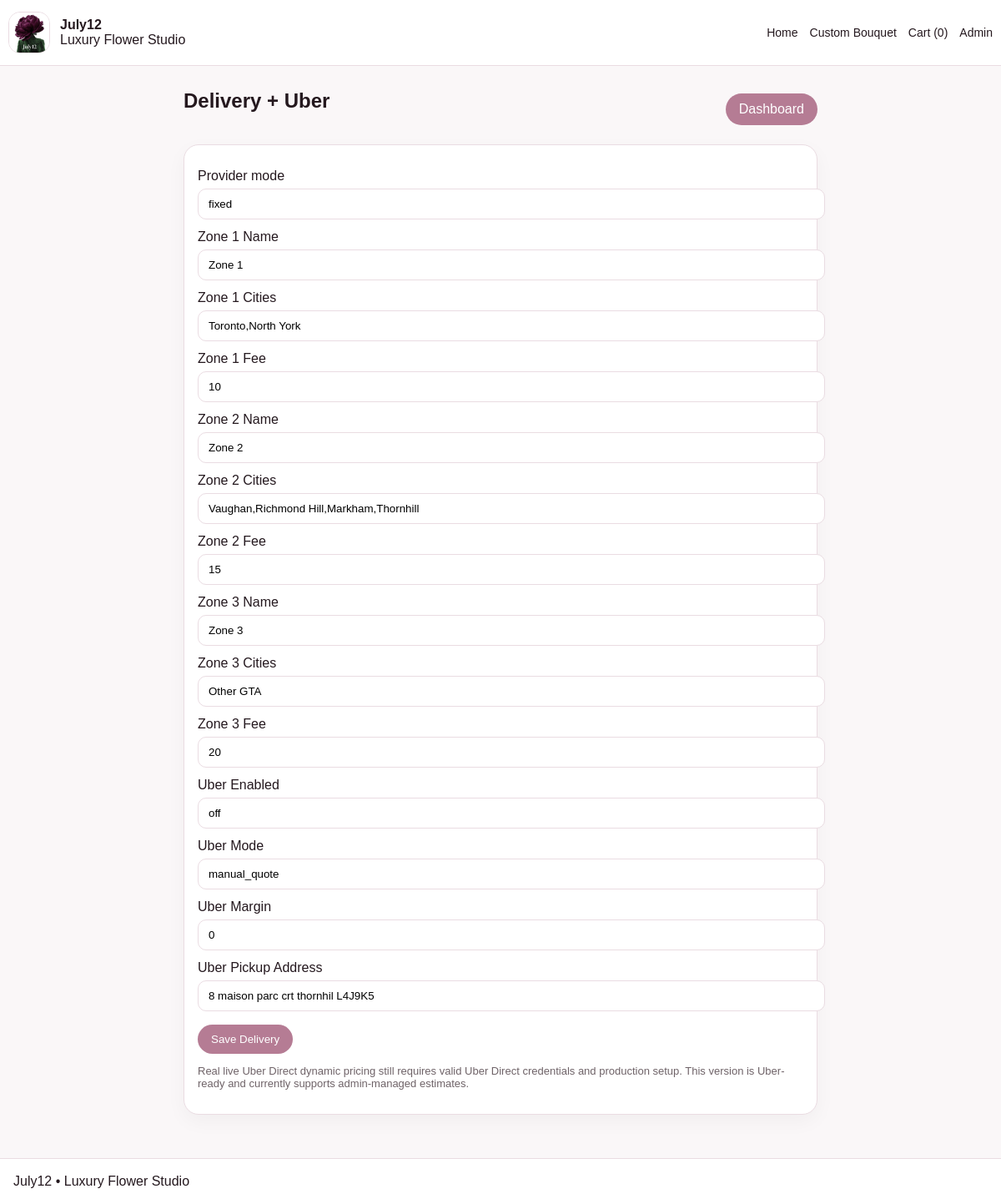
/admin/delivery (signed in), run on the app's committed database.
### tables this page shows
CREATE TABLE settings (
            key TEXT PRIMARY KEY,
            value TEXT
        );

### app.py (the view, shortened to what this page needs)
@app.route("/admin/delivery", methods=["GET", "POST"])
@admin_required
def admin_delivery():
    s = get_settings()
    return render_template("admin/delivery.html", settings=s)

### app.py (called while the page is built, shortened)
def db():
    conn = sqlite3.connect(DB_PATH)
    conn.row_factory = sqlite3.Row
    return conn

def admin_required(fn):
    @wraps(fn)
    def wrapper(*args, **kwargs):
        if not session.get("admin"):
            return redirect(url_for("admin_login"))
        return fn(*args, **kwargs)
    return wrapper

def get_settings() -> dict:
    conn = db()
    rows = conn.execute("SELECT key, value FROM settings").fetchall()
    conn.close()
    return {r["key"]: r["value"] for r in rows}

def get_sections() -> dict:
    conn = db()
    rows = conn.execute("SELECT key, enabled FROM sections").fetchall()
    conn.close()
    return {r["key"]: bool(r["enabled"]) for r in rows}

def cart_items():
    cart = session.get("cart", {})
    if not cart:
        return [], 0.0

@app.context_processor
def inject_globals():
    s = get_settings()
    items, _ = cart_items()
    return {
        "settings": s,
        "sections": get_sections(),
        "store_name": s.get("store_name", "July12"),
        "cart_count": sum(i["qty"] for i in items),
    }

### templates/admin/delivery.html
{% extends "base.html" %}
{% block content %}
<section class="section">
  <div class="container narrow">
    <div class="admin-top">
      <h1>Delivery + Uber</h1>
      <a class="btn" href="{{ url_for('admin_dashboard') }}">Dashboard</a>
    </div>
    <div class="panel">
      <form method="post">
        <label>Provider mode</label><input name="delivery_provider_mode" value="{{ settings.get('delivery_provider_mode','fixed') }}">
        <label>Zone 1 Name</label><input name="zone1_name" value="{{ settings.get('zone1_name','') }}">
        <label>Zone 1 Cities</label><input name="zone1_cities" value="{{ settings.get('zone1_cities','') }}">
        <label>Zone 1 Fee</label><input name="zone1_fee" value="{{ settings.get('zone1_fee','') }}">
        <label>Zone 2 Name</label><input name="zone2_name" value="{{ settings.get('zone2_name','') }}">
        <label>Zone 2 Cities</label><input name="zone2_cities" value="{{ settings.get('zone2_cities','') }}">
        <label>Zone 2 Fee</label><input name="zone2_fee" value="{{ settings.get('zone2_fee','') }}">
        <label>Zone 3 Name</label><input name="zone3_name" value="{{ settings.get('zone3_name','') }}">
        <label>Zone 3 Cities</label><input name="zone3_cities" value="{{ settings.get('zone3_cities','') }}">
        <label>Zone 3 Fee</label><input name="zone3_fee" value="{{ settings.get('zone3_fee','') }}">
        <label>Uber Enabled</label><input name="uber_enabled" value="{{ settings.get('uber_enabled','off') }}">
        <label>Uber Mode</label><input name="uber_mode" value="{{ settings.get('uber_mode','manual_quote') }}">
        <label>Uber Margin</label><input name="uber_margin" value="{{ settings.get('uber_margin','0') }}">
        <label>Uber Pickup Address</label><input name="uber_pickup_address" value="{{ settings.get('uber_pickup_address','') }}">
        <div style="margin-top:16px;"><button class="btn" type="submit">Save Delivery</button></div>
      </form>
      <p class="small">Real live Uber Direct dynamic pricing still requires valid Uber Direct credentials and production setup. This version is Uber-ready and currently supports admin-managed estimates.</p>
    </div>
  </div>
</section>
{% endblock %}

### templates/base.html (shortened to what this page needs)
<!doctype html>
<html lang="en">
<head>
  <link href="{{ url_for('static', filename='css/styles.css') }}" rel="stylesheet">
</head>
<body>
<header class="topbar">
  <div class="container nav">
    <a class="brand" href="{{ url_for('home') }}">
      {% if settings.get('logo_url') %}
      <img src="{{ settings.get('logo_url') }}" alt="{{ store_name }}" class="logo-img">
      {% else %}
      <div class="brand-mark">J12</div>
      {% endif %}
      <div class="brand-copy">
        <strong>{{ store_name }}</strong>
        <span>Luxury Flower Studio</span>
      </div>
    </a>
    <nav>
      <a href="{{ url_for('home') }}">Home</a>
      <a href="{{ url_for('custom_bouquet') }}">Custom Bouquet</a>
      <a href="{{ url_for('cart') }}">Cart ({{ cart_count }})</a>
      <a href="{{ url_for('admin_login') }}">Admin</a>
    </nav>
  </div>
</header>
{% block content %}{% endblock %}
<footer class="footer">
  <div class="container">{{ settings.get('footer_text', '') }}</div>
</footer>
</body>
</html>

### static/css/styles.css (style rules this page uses)
body { font-family:Arial,sans-serif;margin:0;background:#faf7f8;color:#24181e }
a { text-decoration:none;color:inherit }
.container { max-width:1180px;margin:0 auto;padding:0 16px }
.topbar { background:#fff;border-bottom:1px solid #eadce2;position:sticky;top:0;z-index:20 }
.nav { display:flex;justify-content:space-between;align-items:center;padding:14px 0 }
.brand { display:flex;gap:12px;align-items:center }
.logo-img { width:48px;height:48px;object-fit:cover;border-radius:14px;border:1px solid #eadce2 }
.brand-copy { display:flex;flex-direction:column }
nav { display:flex;gap:14px;font-size:14px }
.section { padding:28px 0 }
.card,.panel,.info-card,.admin-card { background:#fff;border:1px solid #eadce2;border-radius:18px;padding:16px;box-shadow:0 8px 24px rgba(0,0,0,.04) }
.info-card h3,.product-copy h3,.panel h3,.section-head h2,.admin-top h1 { margin-top:0 }
.btn,.cta-btn { display:inline-flex;align-items:center;justify-content:center;border:none;border-radius:999px;padding:10px 16px;background:#b57c94;color:#fff;cursor:pointer }
input,textarea,select { width:100%;padding:10px 12px;border:1px solid #eadce2;border-radius:10px;margin-top:6px }
label { display:block;margin-top:12px }
.small { font-size:13px;color:#6f6368 }
.admin-top { display:flex;justify-content:space-between;align-items:center;margin-bottom:18px }
.footer { padding:18px 0;border-top:1px solid #eadce2;background:#fff;margin-top:24px }
.narrow { max-width:760px }

### data on the page
settings: get (picture)
settings: value "July12"
settings: delivery_provider_mode "fixed"
settings: zone1_name "Zone 1"
settings: zone1_cities "Toronto,North York"
settings: zone1_fee "10"
settings: zone2_name "Zone 2"
settings: zone2_cities "Vaughan,Richmond Hill,Markham,Thornhill"
settings: zone2_fee "15"
settings: zone3_name "Zone 3"
settings: zone3_cities "Other GTA"
settings: zone3_fee "20"
settings: uber_enabled "off"
settings: uber_mode "manual_quote"
settings: uber_pickup_address "8 maison parc crt thornhil L4J9K5"
settings: get "July12 • Luxury Flower Studio"

### other printed values
{{ cart_count }} "0"
